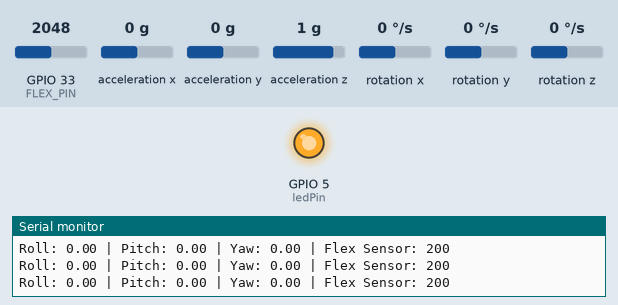
This sketch was run on a simulated ESP32. On the bench: output pins drawn as LEDs (lit = HIGH), the last lines printed to the serial monitor. Wiring (inferred from the names in the program): MPU-6050 motion sensor at I2C address 0x68. The test bench sets the inputs (shaded band); at power-on: GPIO 33 (FLEX_PIN) = 2048, acceleration x 0 g, acceleration y 0 g, acceleration z 1 g, rotation x 0 °/s, rotation y 0 °/s, rotation z 0 °/s.

Above: at 3.5 s.
3.6 s: GPIO 33 (FLEX_PIN) set to 899
5.1 s: GPIO 33 (FLEX_PIN) set to 778
At 5.7 s:
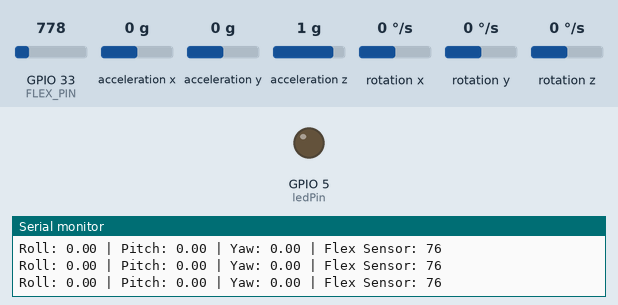
6.6 s: GPIO 33 (FLEX_PIN) set to 1228
At 7.0 s:
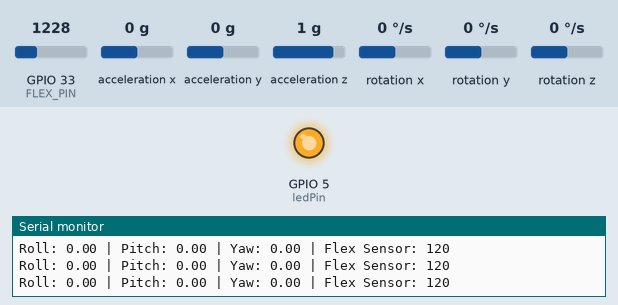
Timing chart, 0 to 9.1 s (numbered marks = the images above; inputs shaded):
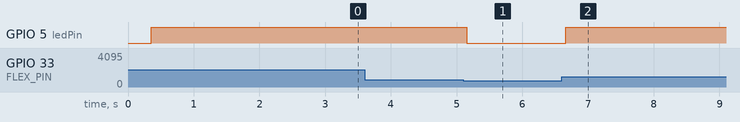

Measured:
- the behaviour switches between 829 and 828 on GPIO 33 (FLEX_PIN) (found by bisection; images 0 and 1)
- after the input at 5.1 s, GPIO 5 (ledPin): HIGH → LOW after 0.06 s
- after the input at 6.6 s, GPIO 5 (ledPin): LOW → HIGH after 0.06 s

The sketch:

gyro_flex.ino
```cpp
#include <Wire.h>

// MPU6050 I2C address
const int MPU = 0x68;

// Flex sensor pin
const int FLEX_PIN = 33;

// LED pin
const int ledPin = 5;

// Flex sensor threshold
const int flexThreshold = 80;

// Variables for MPU6050 data
float AccX, AccY, AccZ;
float GyroX, GyroY, GyroZ;
float accAngleX, accAngleY, gyroAngleX, gyroAngleY, gyroAngleZ;
float roll, pitch, yaw = 0;
float AccErrorX = 0, AccErrorY = 0, GyroErrorX = 0, GyroErrorY = 0, GyroErrorZ = 0;
float elapsedTime, currentTime, previousTime;
int c = 0;

// Sampling period in milliseconds (for 10Hz sampling rate, this is 100ms)
const unsigned long samplingPeriod = 100;
unsigned long previousMillis = 0;

void setup() {
  // Initialize serial communication
  Serial.begin(115200);

  // Initialize LED pin
  pinMode(ledPin, OUTPUT);

  // Initialize I2C communication
  Wire.begin();

  // Initialize MPU6050
  Wire.beginTransmission(MPU);
  Wire.write(0x6B);  // PWR_MGMT_1 register
  Wire.write(0);     // Wake up the MPU6050
  Wire.endTransmission(true);

  // Configure Accelerometer
  Wire.beginTransmission(MPU);
  Wire.write(0x1C);  // ACCEL_CONFIG register
  Wire.write(0x10);  // Set to +/- 8g full scale range
  Wire.endTransmission(true);

  // Configure Gyroscope
  Wire.beginTransmission(MPU);
  Wire.write(0x1B);  // GYRO_CONFIG register
  Wire.write(0x10);  // Set to 1000 deg/s full scale range
  Wire.endTransmission(true);

  // Calculate IMU errors
  calculate_IMU_error();

  delay(20);
}

void loop() {
  // Check if the sampling period has passed
  if (millis() - previousMillis >= samplingPeriod) {
    previousMillis = millis();  // Update the last time the data was sampled

    // Read MPU6050 data
    readMPU6050();

    // Read Flex Sensor
    int flexValue = readFlexSensor();

    // Print data to Serial Monitor
    Serial.print("Roll: ");
    Serial.print(roll);
    Serial.print(" | Pitch: ");
    Serial.print(pitch);
    Serial.print(" | Yaw: ");
    Serial.print(yaw);
    Serial.print(" | Flex Sensor: ");
    Serial.println(flexValue);

    // Control LED based on flex sensor threshold
    if (flexValue > flexThreshold) {
      digitalWrite(ledPin, HIGH);  // Turn on LED
    } else {
      digitalWrite(ledPin, LOW);   // Turn off LED
    }
  }
}

void calculate_IMU_error() {
  // Calculate accelerometer and gyroscope error values
  c = 0;
  while (c < 200) {
    Wire.beginTransmission(MPU);
    Wire.write(0x3B);
    Wire.endTransmission(false);
    Wire.requestFrom(MPU, 6, true);

    AccX = (Wire.read() << 8 | Wire.read()) / 16384.0;
    AccY = (Wire.read() << 8 | Wire.read()) / 16384.0;
    AccZ = (Wire.read() << 8 | Wire.read()) / 16384.0;

    // Swapped Y and Z for vertical orientation
    AccErrorX = AccErrorX + ((atan((AccZ) / sqrt(pow((AccX), 2) + pow((AccY), 2))) * 180 / PI));
    AccErrorY = AccErrorY + ((atan(-1 * (AccX) / sqrt(pow((AccZ), 2) + pow((AccY), 2))) * 180 / PI));
    c++;
  }

  // Divide the sum by 200 to get the error value
  AccErrorX = AccErrorX / 200;
  AccErrorY = AccErrorY / 200;

  // Reset counter
  c = 0;

  // Calculate gyroscope errors
  while (c < 200) {
    Wire.beginTransmission(MPU);
    Wire.write(0x43);
    Wire.endTransmission(false);
    Wire.requestFrom(MPU, 6, true);

    GyroX = Wire.read() << 8 | Wire.read();
    GyroY = Wire.read() << 8 | Wire.read();
    GyroZ = Wire.read() << 8 | Wire.read();

    // Swapped Y and Z for vertical orientation
    GyroErrorX = GyroErrorX + (GyroX / 131.0);
    GyroErrorY = GyroErrorY + (GyroZ / 131.0);
    GyroErrorZ = GyroErrorZ + (GyroY / 131.0);
    c++;
  }

  // Divide the sum by 200 to get the error value
  GyroErrorX = GyroErrorX / 200;
  GyroErrorY = GyroErrorY / 200;
  GyroErrorZ = GyroErrorZ / 200;
}

void readMPU6050() {
  // Store previous time
  previousTime = currentTime;
  currentTime = millis();
  elapsedTime = (currentTime - previousTime) / 1000; // Convert to seconds

  // Read Accelerometer data
  Wire.beginTransmission(MPU);
  Wire.write(0x3B);  // Start with register 0x3B (ACCEL_XOUT_H)
  Wire.endTransmission(false);
  Wire.requestFrom(MPU, 6, true);

  AccX = (Wire.read() << 8 | Wire.read()) / 16384.0;
  AccY = (Wire.read() << 8 | Wire.read()) / 16384.0;
  AccZ = (Wire.read() << 8 | Wire.read()) / 16384.0;

  // Calculating Roll and Pitch with Y and Z swapped for vertical orientation
  accAngleX = (atan(AccZ / sqrt(pow(AccX, 2) + pow(AccY, 2))) * 180 / PI) - AccErrorX;
  accAngleY = (atan(-1 * AccX / sqrt(pow(AccZ, 2) + pow(AccY, 2))) * 180 / PI) - AccErrorY;

  // Read Gyroscope data
  Wire.beginTransmission(MPU);
  Wire.write(0x43);
  Wire.endTransmission(false);
  Wire.requestFrom(MPU, 6, true);

  GyroX = (Wire.read() << 8 | Wire.read()) / 131.0;
  GyroY = (Wire.read() << 8 | Wire.read()) / 131.0;
  GyroZ = (Wire.read() << 8 | Wire.read()) / 131.0;

  // Swapped gyro corrections for vertical orientation
  GyroX = GyroX - GyroErrorX;
  GyroY = GyroY - GyroErrorZ;  // Note the swap with GyroZ
  GyroZ = GyroZ - GyroErrorY;  // Note the swap with GyroY

  // Integrate gyroscope values to get angles
  gyroAngleX = gyroAngleX + GyroX * elapsedTime;
  gyroAngleY = gyroAngleY + GyroY * elapsedTime;
  yaw = yaw + GyroZ * elapsedTime;

  // Complementary filter - combine accelerometer and gyro angle values
  gyroAngleX = 0.90 * gyroAngleX + 0.1 * accAngleX;
  gyroAngleY = 0.90 * gyroAngleY + 0.1 * accAngleY;

  // Final angle values
  roll = gyroAngleX;
  pitch = gyroAngleY;
}

int readFlexSensor() {
  // Read flex sensor value
  int flexRaw = analogRead(FLEX_PIN);
  int flexMapped = map(flexRaw, 0, 1023, 0, 100);

  return flexMapped;
}
```
